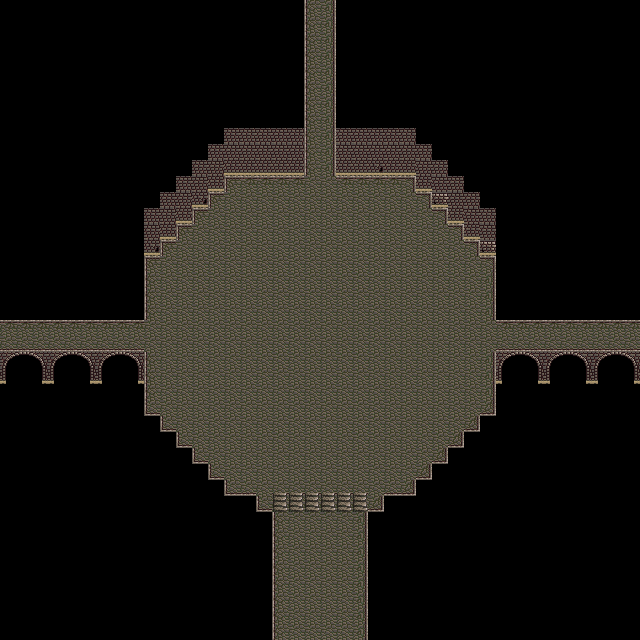

A level layout from a 2D game, rendered from its tile map. Below: a short description, then the map file with tile-grid data replaced by summaries:
An orthogonal 40x40 tile map with 16x16 px tiles, 6 tile layers (base, bridges,stairs,walls, shade, torches,cobwebs, ...).

<map version="1.2" tiledversion="1.2.5" orientation="orthogonal" renderorder="right-down" width="40" height="40" tilewidth="16" tileheight="16" infinite="0" nextlayerid="17" nextobjectid="1">
 <tileset firstgid="1" source="sewer2.tsx" />
 <layer id="1" name="base" width="40" height="40">
  <properties>
   <property name="sewer" type="file" value="sewer_1.png" />
  </properties>
  <data>[1600 cells, 436 non-empty, 9 distinct tile ids]</data>
 </layer>
 <layer id="2" name="bridges,stairs,walls" width="40" height="40">
  <data>[1600 cells, 163 non-empty, 16 distinct tile ids]</data>
 </layer>
 <layer id="3" name="shade" width="40" height="40">
  <data>[1600 cells, 0 non-empty, 0 distinct tile ids]</data>
 </layer>
 <layer id="5" name="torches,cobwebs" width="40" height="40">
  <data>[1600 cells, 0 non-empty, 0 distinct tile ids]</data>
 </layer>
 <layer id="6" name="overgrowth" width="40" height="40">
  <data>[1600 cells, 0 non-empty, 0 distinct tile ids]</data>
 </layer>
 <layer id="7" name="flowers" width="40" height="40">
  <data>[1600 cells, 0 non-empty, 0 distinct tile ids]</data>
 </layer>
</map>
